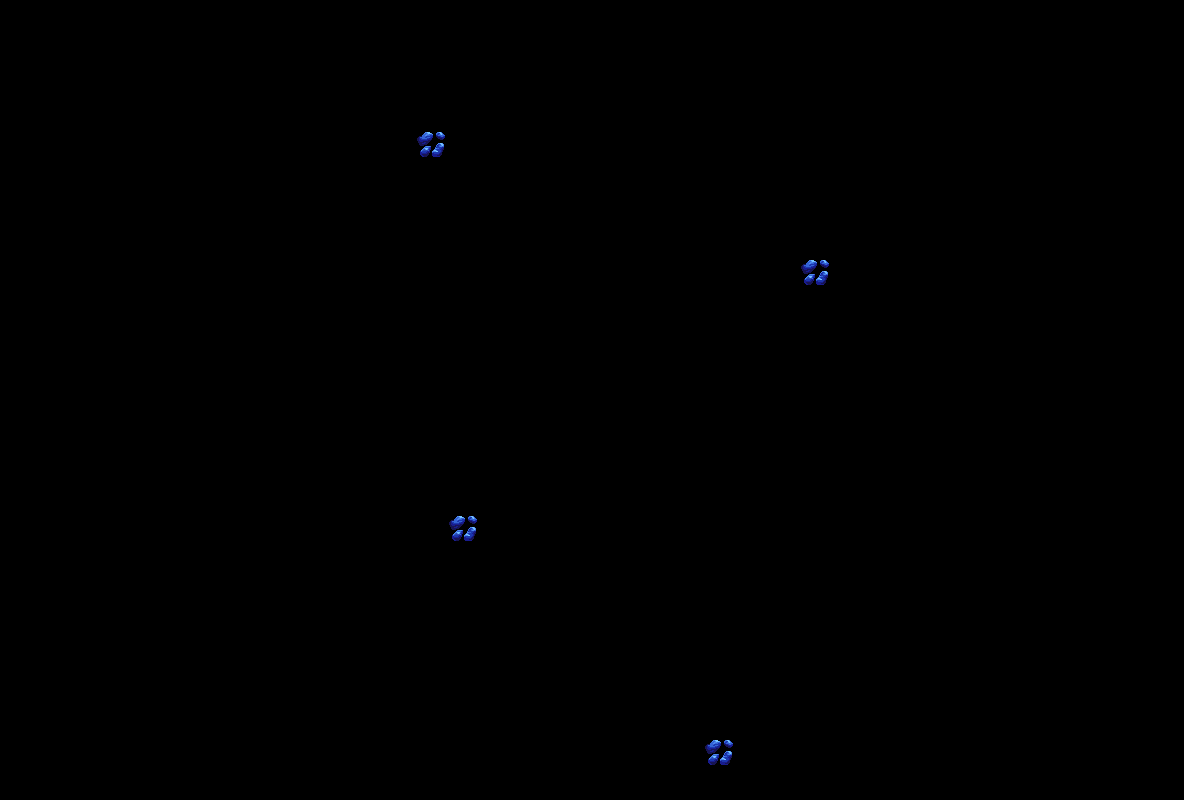

This is a level from a 2D game, rendered from its Tiled map with the project's own tilesets. A one-line summary and the complete map file follow:
An orthogonal 37x25 tile map with 32x32 px tiles, 1 tile layer (L) and 8 objects.

<map version="1.10" tiledversion="1.10.2" orientation="orthogonal" renderorder="right-down" width="37" height="25" tilewidth="32" tileheight="32" infinite="0" nextlayerid="3" nextobjectid="17">
 <tileset firstgid="1" source="./ores.tsx" />
 <objectgroup id="2" name="Object Layer 1">
  <object id="2" x="63.3525" y="29.9484" width="1053.95" height="736.04" />
  <object id="4" x="125.553" y="95.6046" width="929.553" height="607.032" />
  <object id="10" x="191.209" y="129.009" width="802.849" height="544.831" />
  <object id="11" x="255.714" y="161.261" width="674.992" height="481.479" />
  <object id="12" x="320.218" y="192.361" width="545.983" height="419.278" />
  <object id="13" x="381.267" y="223.461" width="421.582" height="355.926" />
  <object id="14" x="414.671" y="255.714" width="354.774" height="290.269" />
  <object id="15" x="1200.24" y="672.688" />
 </objectgroup>
 <layer id="1" name="L" width="37" height="25">
  <data encoding="csv">
0,0,0,0,0,0,0,0,0,0,0,0,0,0,0,0,0,0,0,0,0,0,0,0,0,0,0,0,0,0,0,0,0,0,0,0,0,
0,0,0,0,0,0,0,0,0,0,0,0,0,0,0,0,0,0,0,0,0,0,0,0,0,0,0,0,0,0,0,0,0,0,0,0,0,
0,0,0,0,0,0,0,0,0,0,0,0,0,0,0,0,0,0,0,0,0,0,0,0,0,0,0,0,0,0,0,0,0,0,0,0,0,
0,0,0,0,0,0,0,0,0,0,0,0,0,0,0,0,0,0,0,0,0,0,0,0,0,0,0,0,0,0,0,0,0,0,0,0,0,
0,0,0,0,0,0,0,0,0,0,0,0,0,6,0,0,0,0,0,0,0,0,0,0,0,0,0,0,0,0,0,0,0,0,0,0,0,
0,0,0,0,0,0,0,0,0,0,0,0,0,0,0,0,0,0,0,0,0,0,0,0,0,0,0,0,0,0,0,0,0,0,0,0,0,
0,0,0,0,0,0,0,0,0,0,0,0,0,0,0,0,0,0,0,0,0,0,0,0,0,0,0,0,0,0,0,0,0,0,0,0,0,
0,0,0,0,0,0,0,0,0,0,0,0,0,0,0,0,0,0,0,0,0,0,0,0,0,0,0,0,0,0,0,0,0,0,0,0,0,
0,0,0,0,0,0,0,0,0,0,0,0,0,0,0,0,0,0,0,0,0,0,0,0,0,6,0,0,0,0,0,0,0,0,0,0,0,
0,0,0,0,0,0,0,0,0,0,0,0,0,0,0,0,0,0,0,0,0,0,0,0,0,0,0,0,0,0,0,0,0,0,0,0,0,
0,0,0,0,0,0,0,0,0,0,0,0,0,0,0,0,0,0,0,0,0,0,0,0,0,0,0,0,0,0,0,0,0,0,0,0,0,
0,0,0,0,0,0,0,0,0,0,0,0,0,0,0,0,0,0,0,0,0,0,0,0,0,0,0,0,0,0,0,0,0,0,0,0,0,
0,0,0,0,0,0,0,0,0,0,0,0,0,0,0,0,0,0,0,0,0,0,0,0,0,0,0,0,0,0,0,0,0,0,0,0,0,
0,0,0,0,0,0,0,0,0,0,0,0,0,0,0,0,0,0,0,0,0,0,0,0,0,0,0,0,0,0,0,0,0,0,0,0,0,
0,0,0,0,0,0,0,0,0,0,0,0,0,0,0,0,0,0,0,0,0,0,0,0,0,0,0,0,0,0,0,0,0,0,0,0,0,
0,0,0,0,0,0,0,0,0,0,0,0,0,0,0,0,0,0,0,0,0,0,0,0,0,0,0,0,0,0,0,0,0,0,0,0,0,
0,0,0,0,0,0,0,0,0,0,0,0,0,0,6,0,0,0,0,0,0,0,0,0,0,0,0,0,0,0,0,0,0,0,0,0,0,
0,0,0,0,0,0,0,0,0,0,0,0,0,0,0,0,0,0,0,0,0,0,0,0,0,0,0,0,0,0,0,0,0,0,0,0,0,
0,0,0,0,0,0,0,0,0,0,0,0,0,0,0,0,0,0,0,0,0,0,0,0,0,0,0,0,0,0,0,0,0,0,0,0,0,
0,0,0,0,0,0,0,0,0,0,0,0,0,0,0,0,0,0,0,0,0,0,0,0,0,0,0,0,0,0,0,0,0,0,0,0,0,
0,0,0,0,0,0,0,0,0,0,0,0,0,0,0,0,0,0,0,0,0,0,0,0,0,0,0,0,0,0,0,0,0,0,0,0,0,
0,0,0,0,0,0,0,0,0,0,0,0,0,0,0,0,0,0,0,0,0,0,0,0,0,0,0,0,0,0,0,0,0,0,0,0,0,
0,0,0,0,0,0,0,0,0,0,0,0,0,0,0,0,0,0,0,0,0,0,0,0,0,0,0,0,0,0,0,0,0,0,0,0,0,
0,0,0,0,0,0,0,0,0,0,0,0,0,0,0,0,0,0,0,0,0,0,6,0,0,0,0,0,0,0,0,0,0,0,0,0,0,
0,0,0,0,0,0,0,0,0,0,0,0,0,0,0,0,0,0,0,0,0,0,0,0,0,0,0,0,0,0,0,0,0,0,0,0,0
</data>
 </layer>
</map>
